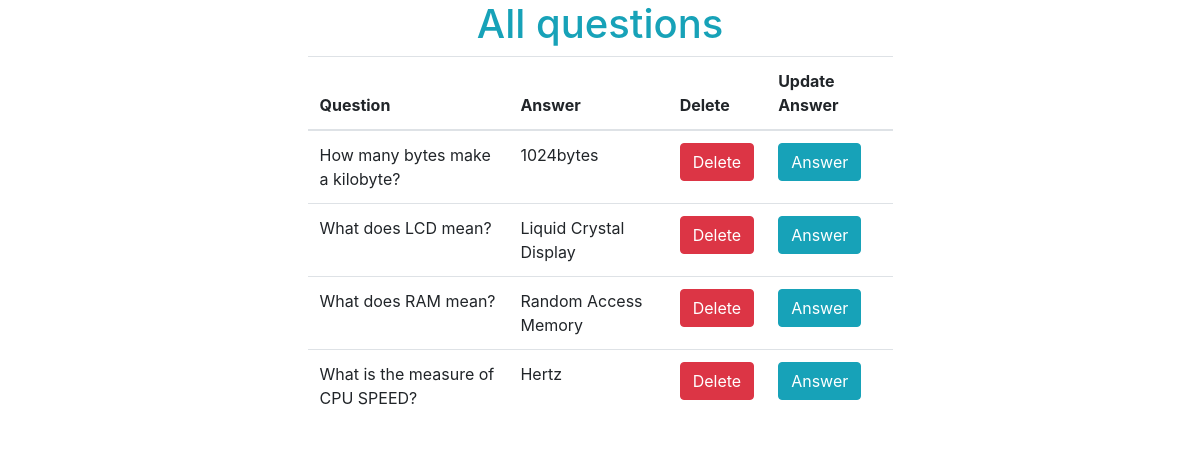
/questions (signed in), run on the app's committed database.
### database.py (models this page shows)
class Question(Model):
    question = CharField()
    answer = CharField()
    class Meta:
        database = db

### app.py (the view)
@app.route("/questions")
def question():
    if not session["loggedIn"]:
        return redirect(url_for("login"))
    questions = Question.select()
    return render_template("questions.html", questions=questions)

### templates/questions.html (shortened to what this page needs)
<!DOCTYPE html>
<html lang="en">
<head>
    <link rel="stylesheet" href="../static/bootstrap/css/bootstrap.css">
</head>
<body>
    <section>
        <div class="row">
            <div class="col-3"></div>
            <div class="col-6">
                <h1 class="text-info text-center">All questions</h1>
                <table class="table table-hover">
                    <thead>
                        <tr>
                            <th>Question</th>
                            <th>Answer</th>
                            <th>Delete</th>
                            <th>Update Answer</th>
                        </tr>
                    </thead>
                    <tbody>
                        {% for question in questions %}
                        <tr>
                            <td>{{ question.question }}</td>
                            <td>{{ question.answer }}</td>
                            <td><a class= "btn btn-danger" href="delete/{{question.id}}">Delete</a></td>
                            <td><a class= "btn btn-info" href="update/{{question.id}}">Answer</a></td>
                        </tr>
                        {% endfor %}
                    </tbody>
                </table>
            </div>
            <div class="col-3"></div>
        </div>
    </section>
</body>
</html>

### data on the page
Question: question "How many bytes make a kilobyte?", answer "1024bytes"
Question: question "What does LCD mean?", answer "Liquid Crystal Display"
Question: question "What does RAM mean?", answer "Random Access Memory"
Question: question "What is the measure of CPU SPEED?", answer "Hertz"
